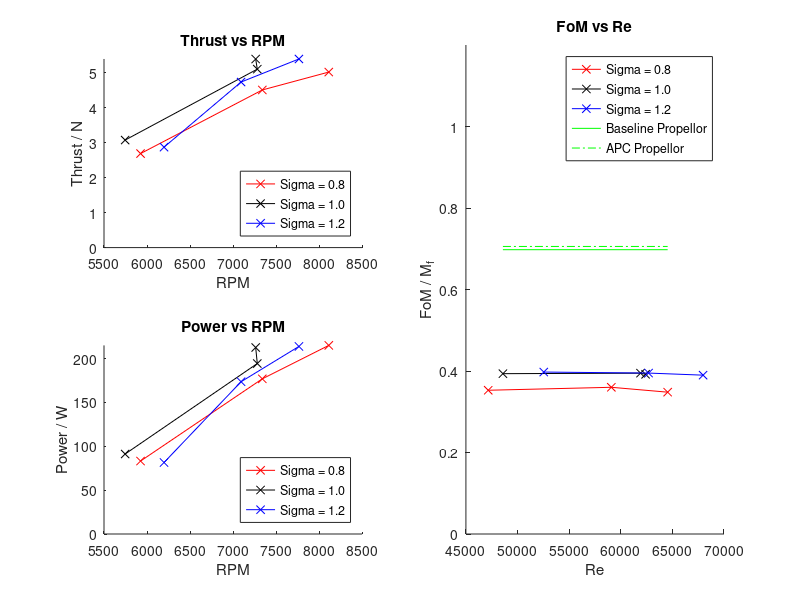

This figure's MATLAB source: (Note: this script raises an error after producing the figure.)
%% Plot Graphs (LONG INTAKE)
% Thrust vs RPM
% Power vs RPM
% FOM vs Re
% Pressure vs Axial Position
% Pressure Rise vs Flow Coefficient
close all;

%% Import
load('EXP_DATA_SHORTINTAKE.mat');
load('EXP_DATA_LONGINTAKE.mat');
load('EXP_DATA_PROP.mat');

%% Calculations
r_cCRIT = 57.69e-3; r_h = 20e-3; AR = 1.5; rho = 1.225; mu = 18.13e-6;
c = (r_cCRIT - r_h) / AR; Ax = pi*(r_cCRIT^2 - r_h^2);
S08L.U = (pi/30) .* S08L.rpmmean .* 0.5 .* (r_cCRIT + r_h); S08L.Vx = sqrt(S08L.T .* S08L.sig ./ (rho * Ax)); S08L.V = sqrt(S08L.U.^2 + S08L.Vx.^2); S08L.Re = rho .* S08L.V .* c ./ mu;
S10L.U = (pi/30) .* S10L.rpmmean .* 0.5 .* (r_cCRIT + r_h); S10L.Vx = sqrt(S10L.T .* S10L.sig ./ (rho * Ax)); S10L.V = sqrt(S10L.U.^2 + S10L.Vx.^2); S10L.Re = rho .* S10L.V .* c ./ mu;
S12L.U = (pi/30) .* S12L.rpmmean .* 0.5 .* (r_cCRIT + r_h); S12L.Vx = sqrt(S12L.T .* S12L.sig ./ (rho * Ax)); S12L.V = sqrt(S12L.U.^2 + S12L.Vx.^2); S12L.Re = rho .* S12L.V .* c ./ mu;

S08L.phi = S08L.Vx ./ S08L.U;
S10L.phi = S10L.Vx ./ S10L.U;
S12L.phi = S12L.Vx ./ S12L.U;

S08L.psi = S08L.Vx.^2 ./ (2 .* S08L.U.^2 .* S08L.sig^2);
S10L.psi = S10L.Vx.^2 ./ (2 .* S10L.U.^2 .* S10L.sig^2);
S12L.psi = S12L.Vx.^2 ./ (2 .* S12L.U.^2 .* S12L.sig^2);

S08L.sigpredicted = sqrt(S08L.phi.^2 ./ (2 .* S08L.psi));
S10L.sigpredicted = sqrt(S10L.phi.^2 ./ (2 .* S10L.psi));
S12L.sigpredicted = sqrt(S12L.phi.^2 ./ (2 .* S12L.psi));

%% Thrust vs RPM
figure(1); subplot(2,2,1); hold on; title('Thrust vs RPM'); xlabel('RPM'); 
ylabel('Thrust / N'); ylim([0 max([max(S08L.T), max(S10L.T), max(S12L.T)])]);
% plot(S08.rpmmean, S08.T, '-or');
% plot(S10.rpmmean, S10.T, '-ok');
% plot(S12.rpmmean, S12.T, '-ob');
plot(S08L.rpmmean, S08L.T, '-xr');
plot(S10L.rpmmean, S10L.T, '-xk');
plot(S12L.rpmmean, S12L.T, '-xb');
legend('Sigma = 0.8', 'Sigma = 1.0', 'Sigma = 1.2', 'Location', 'southeast');
% legend('SHORT Sigma = 0.8', 'SHORT Sigma = 1.0', 'SHORT Sigma = 1.2', 'LONG Sigma = 0.8', 'LONG Sigma = 1.0', 'LONG Sigma = 1.2', 'Location', 'southeast');

%% Power vs RPM
figure(1); subplot(2,2,3); hold on; title('Power vs RPM'); xlabel('RPM'); 
ylabel('Power / W'); ylim([0 max([max(S08L.P), max(S10L.P), max(S12L.P)])]);
% plot(S08.rpmmean, S08.P, '-or');
% plot(S10.rpmmean, S10.P, '-ok');
% plot(S12.rpmmean, S12.P, '-ob');
plot(S08L.rpmmean, S08L.P, '-xr');
plot(S10L.rpmmean, S10L.P, '-xk');
plot(S12L.rpmmean, S12L.P, '-xb');
legend('Sigma = 0.8', 'Sigma = 1.0', 'Sigma = 1.2', 'Location', 'southeast');
% legend('SHORT Sigma = 0.8', 'SHORT Sigma = 1.0', 'SHORT Sigma = 1.2', 'LONG Sigma = 0.8', 'LONG Sigma = 1.0', 'LONG Sigma = 1.2', 'Location', 'southeast');

%% Power vs RPM
figure(1); subplot(2,2,[2 4]); hold on; title('FoM vs Re'); xlabel('Re'); 
ylabel('FoM / M_f'); ylim([0 1.2]);
% plot(S08.rpmmean, S08.FOM, '-or');
% plot(S10.rpmmean, S10.FOM, '-ok');
% plot(S12.rpmmean, S12.FOM, '-ob');
plot(S08L.Re, S08L.FOM, '-xr');
plot(S10L.Re, S10L.FOM, '-xk');
plot(S12L.Re, S12L.FOM, '-xb');
plot([min(S10L.Re) max(S08L.Re)], [mean(BASE.FOM) mean(BASE.FOM)], '-g');
plot([min(S10L.Re) max(S08L.Re)], [mean(APC.FOM) mean(APC.FOM)], '-.g');
legend('Sigma = 0.8', 'Sigma = 1.0', 'Sigma = 1.2', 'Baseline Propellor', 'APC Propellor', 'Location', 'northeast');
% legend('SHORT Sigma = 0.8', 'SHORT Sigma = 1.0', 'SHORT Sigma = 1.2', 'LONG Sigma = 0.8', 'LONG Sigma = 1.0', 'LONG Sigma = 1.2', 'Baseline Propellor', 'APC Propellor', 'Location', 'east');

save('EXP_DATA_LONGINTAKE.mat', 'S08L','S10L','S12L');
save('EXP_DATA_PROP.mat', 'BASE','APC');